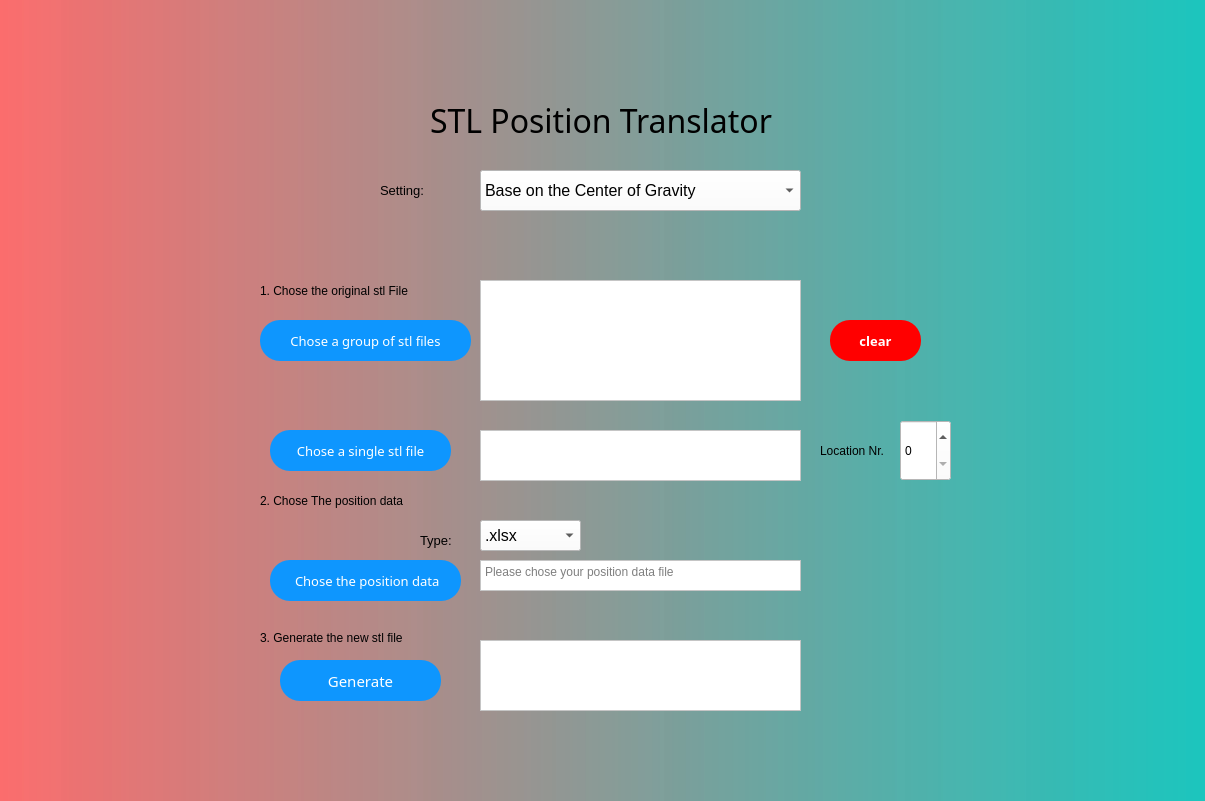
<?xml version="1.0" encoding="UTF-8"?>
<ui version="4.0">
 <class>Dialog</class>
 <widget class="QDialog" name="Dialog">
  <property name="geometry">
   <rect>
    <x>0</x>
    <y>0</y>
    <width>1205</width>
    <height>801</height>
   </rect>
  </property>
  <property name="windowTitle">
   <string>Dialog</string>
  </property>
  <property name="styleSheet">
   <string notr="true">background-color: qlineargradient(spread:pad, x1:0, y1:0, x2:1, y2:0, stop:0 rgba(251,102,102, 200), stop:1 rgba(20,196,188, 210))</string>
  </property>
  <widget class="QLabel" name="label">
   <property name="geometry">
    <rect>
     <x>430</x>
     <y>80</y>
     <width>631</width>
     <height>81</height>
    </rect>
   </property>
   <property name="font">
    <font>
     <family>Lucida Bright</family>
     <pointsize>24</pointsize>
    </font>
   </property>
   <property name="styleSheet">
    <string notr="true">background-color:transparent</string>
   </property>
   <property name="text">
    <string>STL Position Translator</string>
   </property>
  </widget>
  <widget class="QLabel" name="label_2">
   <property name="geometry">
    <rect>
     <x>260</x>
     <y>280</y>
     <width>231</width>
     <height>21</height>
    </rect>
   </property>
   <property name="font">
    <font>
     <pointsize>9</pointsize>
    </font>
   </property>
   <property name="styleSheet">
    <string notr="true">background-color:transparent</string>
   </property>
   <property name="text">
    <string>1. Chose the original stl File</string>
   </property>
  </widget>
  <widget class="QPushButton" name="loadstl">
   <property name="geometry">
    <rect>
     <x>270</x>
     <y>430</y>
     <width>181</width>
     <height>41</height>
    </rect>
   </property>
   <property name="font">
    <font>
     <family>Microsoft Yahei</family>
     <pointsize>10</pointsize>
    </font>
   </property>
   <property name="styleSheet">
    <string notr="true">QPushButton
{
	font-family:Microsoft Yahei;
	color:white;
	background-color:rgb(14 , 150 , 254);
	border-radius: 20px;
}

QPushButton:hover
{
	background-color:rgb(44 , 137 , 255);
border-radius: 20px;
}

QPushButton:pressed
{
	background-color:rgb(14 , 135 , 228);
	padding-left:3px;
	padding-top:3px;
border-radius: 20px;
}
</string>
   </property>
   <property name="text">
    <string>Chose a single stl file</string>
   </property>
  </widget>
  <widget class="QLabel" name="label_3">
   <property name="geometry">
    <rect>
     <x>260</x>
     <y>490</y>
     <width>271</width>
     <height>21</height>
    </rect>
   </property>
   <property name="font">
    <font>
     <pointsize>9</pointsize>
    </font>
   </property>
   <property name="styleSheet">
    <string notr="true">background-color:transparent</string>
   </property>
   <property name="text">
    <string>2. Chose The position data</string>
   </property>
  </widget>
  <widget class="QPushButton" name="loadposition">
   <property name="geometry">
    <rect>
     <x>270</x>
     <y>560</y>
     <width>191</width>
     <height>41</height>
    </rect>
   </property>
   <property name="font">
    <font>
     <family>Microsoft Yahei</family>
     <pointsize>10</pointsize>
    </font>
   </property>
   <property name="styleSheet">
    <string notr="true">QPushButton
{
	font-family:Microsoft Yahei;
	color:white;
	background-color:rgb(14 , 150 , 254);
	border-radius: 20px;
}

QPushButton:hover
{
	background-color:rgb(44 , 137 , 255);
border-radius: 20px;
}

QPushButton:pressed
{
	background-color:rgb(14 , 135 , 228);
	padding-left:3px;
	padding-top:3px;
border-radius: 20px;
}
</string>
   </property>
   <property name="text">
    <string> Chose the position data</string>
   </property>
  </widget>
  <widget class="QLabel" name="label_4">
   <property name="geometry">
    <rect>
     <x>260</x>
     <y>630</y>
     <width>271</width>
     <height>16</height>
    </rect>
   </property>
   <property name="font">
    <font>
     <pointsize>9</pointsize>
    </font>
   </property>
   <property name="styleSheet">
    <string notr="true">background-color:transparent</string>
   </property>
   <property name="text">
    <string>3. Generate the new stl file</string>
   </property>
  </widget>
  <widget class="QPushButton" name="generate">
   <property name="geometry">
    <rect>
     <x>280</x>
     <y>660</y>
     <width>161</width>
     <height>41</height>
    </rect>
   </property>
   <property name="font">
    <font>
     <family>Microsoft Yahei</family>
     <pointsize>11</pointsize>
    </font>
   </property>
   <property name="styleSheet">
    <string notr="true">QPushButton
{
	font-family:Microsoft Yahei;
	color:white;
	background-color:rgb(14 , 150 , 254);
	border-radius: 20px;
}

QPushButton:hover
{
	background-color:rgb(44 , 137 , 255);
border-radius: 20px;
}

QPushButton:pressed
{
	background-color:rgb(14 , 135 , 228);
	padding-left:3px;
	padding-top:3px;
border-radius: 20px;
}
</string>
   </property>
   <property name="text">
    <string>Generate</string>
   </property>
  </widget>
  <widget class="QPlainTextEdit" name="TextEditor">
   <property name="geometry">
    <rect>
     <x>480</x>
     <y>430</y>
     <width>321</width>
     <height>51</height>
    </rect>
   </property>
   <property name="styleSheet">
    <string notr="true">background-color:rgb(255, 255, 255)</string>
   </property>
   <property name="plainText">
    <string/>
   </property>
   <property name="overwriteMode">
    <bool>false</bool>
   </property>
   <property name="backgroundVisible">
    <bool>false</bool>
   </property>
   <property name="placeholderText">
    <string>Please chose a single .stl file and the order that corresponds to it</string>
   </property>
  </widget>
  <widget class="QPlainTextEdit" name="TextEditor_2">
   <property name="geometry">
    <rect>
     <x>480</x>
     <y>560</y>
     <width>321</width>
     <height>31</height>
    </rect>
   </property>
   <property name="styleSheet">
    <string notr="true">background-color:rgb(255, 255, 255)</string>
   </property>
   <property name="placeholderText">
    <string>Please chose your position data file</string>
   </property>
  </widget>
  <widget class="QTextEdit" name="TextEditor_3">
   <property name="geometry">
    <rect>
     <x>480</x>
     <y>640</y>
     <width>321</width>
     <height>71</height>
    </rect>
   </property>
   <property name="styleSheet">
    <string notr="true">background-color:rgb(255, 255, 255)</string>
   </property>
  </widget>
  <widget class="QLabel" name="label_5">
   <property name="geometry">
    <rect>
     <x>820</x>
     <y>440</y>
     <width>91</width>
     <height>21</height>
    </rect>
   </property>
   <property name="font">
    <font>
     <pointsize>9</pointsize>
    </font>
   </property>
   <property name="styleSheet">
    <string notr="true">background-color:transparent</string>
   </property>
   <property name="text">
    <string>Location Nr.</string>
   </property>
  </widget>
  <widget class="QSpinBox" name="spinBox">
   <property name="geometry">
    <rect>
     <x>900</x>
     <y>420</y>
     <width>51</width>
     <height>61</height>
    </rect>
   </property>
   <property name="toolTip">
    <string>&lt;html&gt;&lt;head/&gt;&lt;body&gt;&lt;p&gt;&lt;br/&gt;&lt;/p&gt;&lt;/body&gt;&lt;/html&gt;</string>
   </property>
   <property name="styleSheet">
    <string notr="true">font: 18pt &quot;MS Shell Dlg 2&quot;; background-color:rgb(255, 255, 255)</string>
   </property>
  </widget>
  <widget class="QLabel" name="label_6">
   <property name="geometry">
    <rect>
     <x>380</x>
     <y>180</y>
     <width>81</width>
     <height>21</height>
    </rect>
   </property>
   <property name="font">
    <font>
     <pointsize>10</pointsize>
    </font>
   </property>
   <property name="toolTip">
    <string>&lt;html&gt;&lt;head/&gt;&lt;body&gt;&lt;p&gt;&lt;br/&gt;&lt;/p&gt;&lt;/body&gt;&lt;/html&gt;</string>
   </property>
   <property name="whatsThis">
    <string>&lt;html&gt;&lt;head/&gt;&lt;body&gt;&lt;p&gt;&lt;br/&gt;&lt;/p&gt;&lt;/body&gt;&lt;/html&gt;</string>
   </property>
   <property name="styleSheet">
    <string notr="true">background-color:transparent</string>
   </property>
   <property name="text">
    <string>Setting:</string>
   </property>
  </widget>
  <widget class="QComboBox" name="setting">
   <property name="geometry">
    <rect>
     <x>480</x>
     <y>170</y>
     <width>321</width>
     <height>41</height>
    </rect>
   </property>
   <property name="font">
    <font>
     <pointsize>12</pointsize>
    </font>
   </property>
   <property name="styleSheet">
    <string notr="true">background-color:rgb(255, 255, 255)</string>
   </property>
   <item>
    <property name="text">
     <string>Base on the Center of Gravity</string>
    </property>
   </item>
   <item>
    <property name="text">
     <string>Base on the Bounding Box</string>
    </property>
   </item>
   <item>
    <property name="text">
     <string>Base on the Center of Bounding Box</string>
    </property>
   </item>
  </widget>
  <widget class="QComboBox" name="setting_2">
   <property name="geometry">
    <rect>
     <x>480</x>
     <y>520</y>
     <width>101</width>
     <height>31</height>
    </rect>
   </property>
   <property name="font">
    <font>
     <pointsize>12</pointsize>
    </font>
   </property>
   <property name="styleSheet">
    <string notr="true">background-color:rgb(255, 255, 255)</string>
   </property>
   <item>
    <property name="text">
     <string>.xlsx</string>
    </property>
   </item>
   <item>
    <property name="text">
     <string>.txt</string>
    </property>
   </item>
  </widget>
  <widget class="QLabel" name="label_7">
   <property name="geometry">
    <rect>
     <x>420</x>
     <y>530</y>
     <width>41</width>
     <height>20</height>
    </rect>
   </property>
   <property name="font">
    <font>
     <pointsize>10</pointsize>
    </font>
   </property>
   <property name="styleSheet">
    <string notr="true">background-color:transparent</string>
   </property>
   <property name="text">
    <string>Type:</string>
   </property>
  </widget>
  <widget class="QListWidget" name="list_widget">
   <property name="geometry">
    <rect>
     <x>480</x>
     <y>280</y>
     <width>321</width>
     <height>121</height>
    </rect>
   </property>
   <property name="styleSheet">
    <string notr="true">background-color:rgb(255, 255, 255)</string>
   </property>
  </widget>
  <widget class="QPushButton" name="loadstl_2">
   <property name="geometry">
    <rect>
     <x>260</x>
     <y>320</y>
     <width>211</width>
     <height>41</height>
    </rect>
   </property>
   <property name="font">
    <font>
     <family>Microsoft Yahei</family>
     <pointsize>10</pointsize>
    </font>
   </property>
   <property name="styleSheet">
    <string notr="true">
QPushButton
{
	font-family:Microsoft Yahei;
	color:white;
	background-color:rgb(14 , 150 , 254);
	border-radius: 20px;
}

QPushButton:hover
{
	background-color:rgb(44 , 137 , 255);
border-radius: 20px;
}

QPushButton:pressed
{
	background-color:rgb(14 , 135 , 228);
	padding-left:3px;
	padding-top:3px;
border-radius: 20px;
}
</string>
   </property>
   <property name="text">
    <string>Chose a group of stl files</string>
   </property>
   <property name="checkable">
    <bool>false</bool>
   </property>
   <property name="autoExclusive">
    <bool>false</bool>
   </property>
  </widget>
  <widget class="QPushButton" name="clear">
   <property name="geometry">
    <rect>
     <x>830</x>
     <y>320</y>
     <width>91</width>
     <height>41</height>
    </rect>
   </property>
   <property name="font">
    <font>
     <family>Microsoft Yahei</family>
     <pointsize>10</pointsize>
     <weight>75</weight>
     <bold>true</bold>
    </font>
   </property>
   <property name="styleSheet">
    <string notr="true">QPushButton
{
	font-family:Microsoft Yahei;
	color:white;
	background-color:rgb(255 , 0 , 0);
	border-radius: 20px;
}

QPushButton:hover
{
	background-color: rgb(220, 0, 0);
border-radius: 20px;
}

QPushButton:pressed
{
	background-color:rgb(200 , 20 , 20);
	padding-left:3px;
	padding-top:3px;
border-radius: 20px;
}
</string>
   </property>
   <property name="text">
    <string>clear</string>
   </property>
  </widget>
 </widget>
 <resources/>
 <connections/>
</ui>
